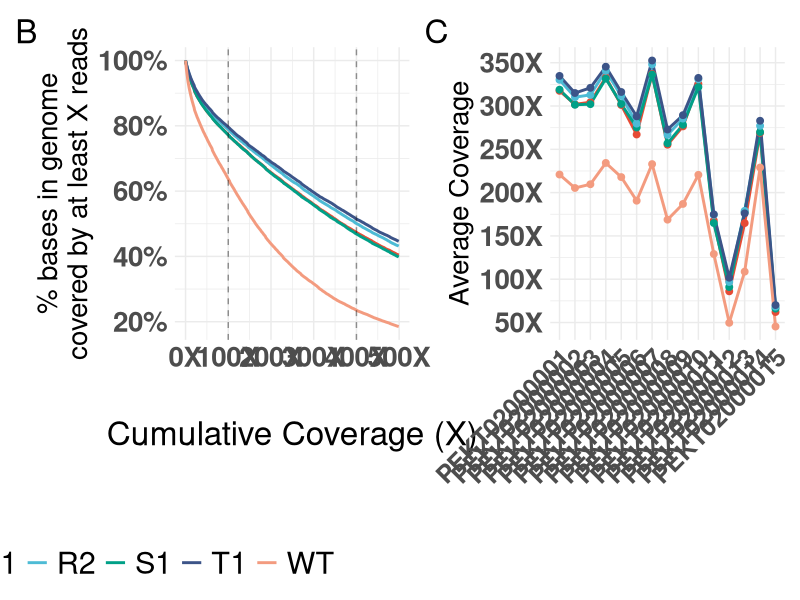
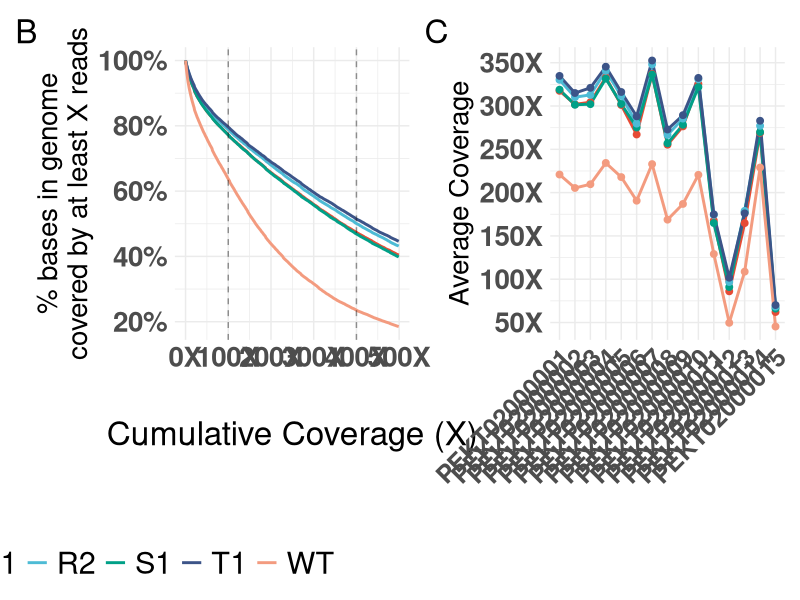

R code for these plots, in order:
library(ggplot2)
library(tidyverse)
library(ggtext)
library(ggsci)
library(ggpubr)
library(patchwork)

setwd("Supplementary_Figure_2/Figure_S2_B_C")
# BAM coverage
## Cumulative coverage plot
cum_cov = read.delim("mosdepth-cumcoverage-dist-id.txt", sep = "\t", stringsAsFactors = F, check.names = F)
l_cum_cov = cum_cov |>
  pivot_longer(
    cols = !Sample,
    names_to = "coverage",
    values_to = "cov_pct"
  ) |>
  as.data.frame() |>
  mutate(
    pct = as.numeric(str_extract(cov_pct, "\\d+\\.\\d+")),
    coverage = as.numeric(coverage),
    Sample = case_when(
      Sample == "strain_185" ~ "R1",
      Sample == "strain_188" ~ "S1",
      Sample == "strain_189" ~ "R2",
      Sample == "strain_191" ~ "T1",
      TRUE ~ "WT"
    )
  )
cum_cov_p = ggplot(
  data = l_cum_cov,
  aes(
    x = coverage,
    y = pct,
    color = Sample
  )
) +
  geom_line(size = 1) +
  geom_vline(
    xintercept = c(100, 400),
    linetype = "dashed",
    alpha = 0.4
    ) + 
  scale_y_continuous(
    breaks = seq(0, 100, 20),
    labels = function(x){paste0(x, "%")}
  ) +
  scale_x_continuous(
    breaks = seq(0, 600, 100),
    labels = function(x){paste0(x, "X")}
  ) +
  theme_minimal() +
  scale_color_npg() +
  theme(
    axis.text.y = element_text(size = 20, face = "bold"),
    axis.text.x = element_text(size = 20, face = "bold"),
    legend.title = element_blank(),
    axis.ticks.y = element_blank(),
    axis.title.x = element_text(size = 24, vjust = 10),
    axis.title.y = element_text(size = 20),
    legend.position = "bottom",
    legend.justification = c(1.4,1.4),
    legend.text = element_text(size = 22)
  ) +
  labs(
    x = "Cumulative Coverage (X)",
    y = "% bases in genome\ncovered by at least X reads"
  )

## Average coverage per contig
avg_cov_contig = read.delim("mosdepth-coverage-per-contig-multi.txt", sep = "\t", header = TRUE, stringsAsFactors = F, check.names = F)
l_avg_cov_contig = avg_cov_contig |>
  pivot_longer(
    cols = !Sample,
    names_to = "no_scaffold",
    values_to = "scaff_cov"
  ) |>
  mutate(
    scaff_cov = str_replace_all(scaff_cov, "[()']", "")
  ) |>
  separate(
    scaff_cov,
    into = c("scaffold", "coverage"),
    sep = ", ",
    convert = TRUE
  ) |>
  mutate(
    scaffold = str_replace(scaffold, "\\.1", ""),
    # Refactor level using natural sorting
    scaffold = fct_relevel(scaffold, unique(str_sort(scaffold, numeric = T))),
    Sample = case_when(
      Sample == "strain_185" ~ "R1",
      Sample == "strain_188" ~ "S1",
      Sample == "strain_189" ~ "R2",
      Sample == "strain_191" ~ "T1",
      TRUE ~ "WT"
    )
  ) |>
  as.data.frame()
contig_cov_p = ggplot(
  data = l_avg_cov_contig,
  aes(
    x = scaffold,
    y = coverage,
    group = Sample,
    color = Sample,
  )
) +
  geom_line(size = 1) +
  geom_point(size = 2) +
  scale_y_continuous(
    breaks = seq(50, 350, 50),
    labels = function(x){paste0(x, "X")}
  ) +
  theme_minimal() +
  scale_color_npg() +
  theme(
    axis.title.x = element_blank(),
    axis.title.y = element_text(size = 20),
    axis.text.y = element_text(size = 20, face = "bold"),
    axis.text.x = element_text(angle = 45, hjust = 1, size = 18, face = "bold"),
    legend.position = "none",
    axis.ticks.y = element_blank()
  ) +
  labs(
    y = "Average Coverage"
  )
cov_fig = (cum_cov_p + contig_cov_p)
cov_fig = cov_fig +
    plot_annotation(
        tag_levels = list(c("B", "C"))
) &
    theme(plot.tag = element_text(size = 24))
cov_fig
ggsave("coverage_summary_figs.pdf", plot = cov_fig, units = "in", width = 20, height = 10, dpi = 300, device = "pdf")
# ggsave("coverage_summary_figs.png", plot = cov_fig, units = "in", width = 20, height = 10, dpi = 300, device = "png")
